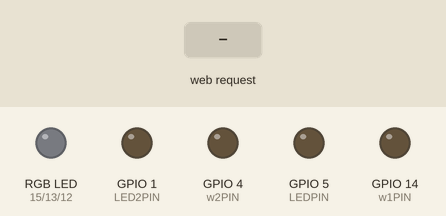
Recording of a sketch running on a simulated ESP8266 (NodeMCU). Parts: an RGB LED mixed from three pins (HIGH = lit), output pins drawn as LEDs (lit = HIGH). The test bench sets the inputs (shaded band). WiFi joins after 1.5 s; servers stay silent unless stated.

Above: at 2.7 s.
2.8 s: HTTP request GET /rgb/ received
At 3.6 s:
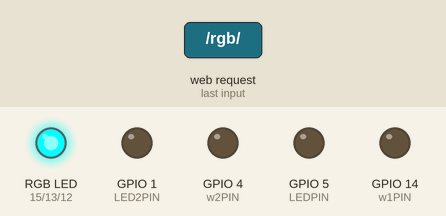
4.4 s: HTTP request GET /ww/ received
At 4.8 s:
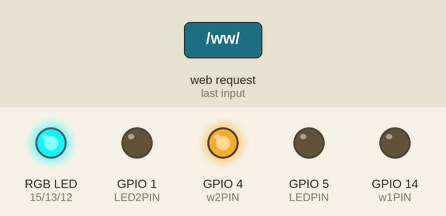
Timing chart, 0 to 7.4 s (numbered marks = the images above; inputs shaded):
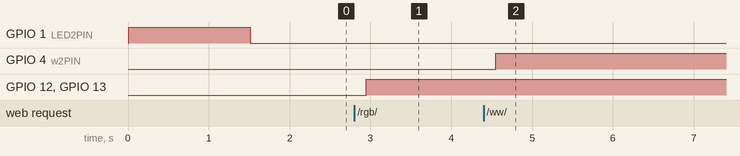

Measured:
- after the input at 2.8 s, GPIO 12 (bluePIN), GPIO 13 (greenPIN): LOW → HIGH after 0.15 s
- after the input at 4.4 s, GPIO 4 (w2PIN): LOW → HIGH after 0.15 s

The sketch:

esp8266_lights.ino
```cpp
#include <ESP8266WiFi.h>
#include "Constants.h"
#include "Led.h"

int convertToInt(char upper,char lower);

#define LEDoff digitalWrite(LEDPIN,HIGH)
#define LEDon digitalWrite(LEDPIN,LOW)

#define LED2off digitalWrite(LED2PIN,HIGH)
#define LED2on digitalWrite(LED2PIN,LOW)

Led red(redPIN);
Led green(greenPIN);
Led blue(bluePIN);
Led white(w1PIN);
Led white2(w2PIN);

const char *ssid =  "strong";
const char *pass =  "almond33";

// Start WiFi Server
WiFiServer server(80);

void setup()
{
  red.setup();
  green.setup();
  blue.setup();
  white.setup();
  white2.setup();

  pinMode(LEDPIN, OUTPUT);
  pinMode(LED2PIN, OUTPUT);

  // Setup console
  Serial1.begin(115200);
  delay(10);
  Serial1.println();
  Serial1.println();

  WiFi.begin(ssid, pass);

  LEDon;

  while (WiFi.status() != WL_CONNECTED) {

    LED2off;
    delay(500);
    Serial1.print(".");
    LED2on;
  }

  Serial1.println("");

  Serial1.println("WiFi connected");
  Serial1.println("IP address: ");
  Serial1.println(WiFi.localIP());

  Serial1.println("");

  server.begin();
  Serial1.println("Webserver started");

}

void loop()
{
  // Check if a client has connected
  WiFiClient client = server.available();
  if (client) {

      LED2off;

      // Read the first line of the request
      String req = client.readStringUntil('\r');
      Serial1.println(req);
      client.flush();

      // Prepare the response. Start with the common header:
      String s = "HTTP/1.1 200 OK\r\n";
      s += "Content-Type: text/html\r\n\r\n";
      s += "<!DOCTYPE HTML>\r\n<html>\r\n";

      if((req.indexOf("/rgb/") != -1)) { // rgb changed

        // get RGB value
        int pos = req.length();
        int ind1 = req.indexOf('/rgb/') + 5;
        String teststring = req.substring(ind1, pos);
        int ind2 = teststring.indexOf('/');
        String hexRGB = req.substring(ind1, ind2+ind1);

        // convert HEX to RGB
        hexRGB.toUpperCase();
        char c[10];
        hexRGB.toCharArray(c,7);

        red.set(convertToInt(c[0], c[1]));
        green.set(convertToInt(c[2], c[3]));
        blue.set(convertToInt(c[4], c[5]));
        // confirm to client
        s += "RGB value changed to ";
        s += hexRGB;

      }

      if((req.indexOf("/ww/") != -1)) { // white changed

        // get ww values
        int pos = req.length();
        int ind1 = req.indexOf('/ww/') + 4;
        String teststring = req.substring(ind1, pos);
        int ind2 = teststring.indexOf('/');
        String hex = req.substring(ind1, ind2+ind1);

        // convert HEX to int
        hex.toUpperCase();
        char c[6];
        hex.toCharArray(c,5);

        white.set(convertToInt(c[0], c[1]));
        white2.set(convertToInt(c[2], c[3]));

        // confirm to client
        s += "WW value changed to ";
        s += hex;

      }

      s += "<br>";
      s += "Request OK!";

      s += "</html>\n";

      client.flush();

      // Send the response to the client
      client.print(s);
      //delay(1);
      Serial1.println("Client disonnected");

      // The client will actually be disconnected
      // when the function returns and 'client' object is detroyed

      LED2on;
  }

  red.update();
  green.update();
  blue.update();
  white.update();
  white2.update();
}

int convertToInt(char upper,char lower)
{
  int uVal = (int)upper;
  int lVal = (int)lower;
  uVal = uVal >64 ? uVal - 55 : uVal - 48;
  uVal = uVal << 4;
  lVal = lVal >64 ? lVal - 55 : lVal - 48;
  return uVal + lVal;
}
```

Constants.h
```cpp
#pragma once

#define PWM_VALUE 63
int gamma_table[PWM_VALUE+1] = {
    0, 1, 1, 2, 2, 2, 2, 2, 3, 3, 3, 4, 4, 5, 5, 6, 6, 7, 8, 9, 10,
    11, 12, 13, 15, 17, 19, 21, 23, 26, 29, 32, 36, 40, 44, 49, 55,
    61, 68, 76, 85, 94, 105, 117, 131, 146, 162, 181, 202, 225, 250,
    279, 311, 346, 386, 430, 479, 534, 595, 663, 739, 824, 918, 1023
};

// RGB FET
#define redPIN    15
#define greenPIN  13
#define bluePIN   12


// W FET
#define w1PIN     14
#define w2PIN     4

// onbaord green LED D1
#define LEDPIN    5
// onbaord red LED D2
#define LED2PIN   1

// The length of time the transition between colors takes.
#define TRANSITION_TIME 500


// note
// TX GPIO2 @Serial1 (Serial ONE)
// RX GPIO3 @Serial
```

Led.h
```cpp
/// Allows control and dimming of a single LED channel.

#pragma once

#include "Constants.h"

class Led
{
public:
  Led(int pin) :
    m_pin(pin),
    m_delay(0),
    m_time(0),
    m_value(0),
    m_value_actual(0)
  {
  }

  void setup()
  {
    pinMode(m_pin, OUTPUT);
  }

  void set(long value)
  {
    int key = map(value,0,255,0,PWM_VALUE);
    key = constrain(key,0,PWM_VALUE);
    m_value = gamma_table[key];

    int diff = abs(m_value - m_value_actual);

    if(diff > 0) {
      // set how long each step will take, if we want it to take TRANSITION_TIME
      // to completely transfer.
      m_delay = TRANSITION_TIME / diff;
    }
  }

  void update()
  {
    if(millis() - m_time >= m_delay)
    {
      m_time = millis();
      if(m_value != m_value_actual)
      {
        if(m_value_actual > m_value)
        {
          m_value_actual = m_value_actual - 1;
        }
        else
        {
          m_value_actual++;
        }
      }
      analogWrite(m_pin, m_value_actual);
    }
  }

private:
  const int m_pin;
  int m_delay;
  unsigned long m_time;
  int m_value;
  int m_value_actual;
};
```
